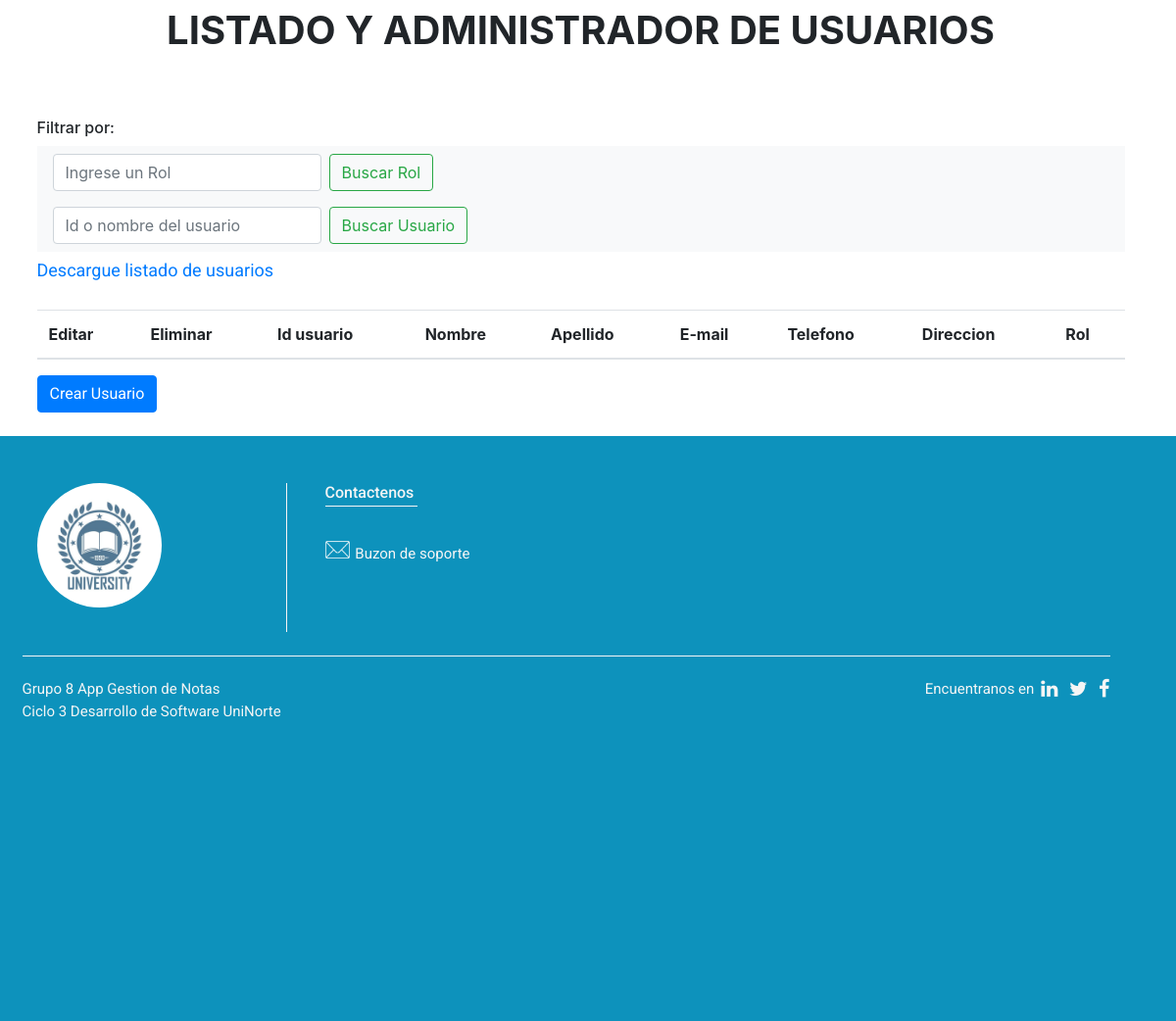
Page /administrador/gestionar-usuarios (lower part) on the earlier database version.
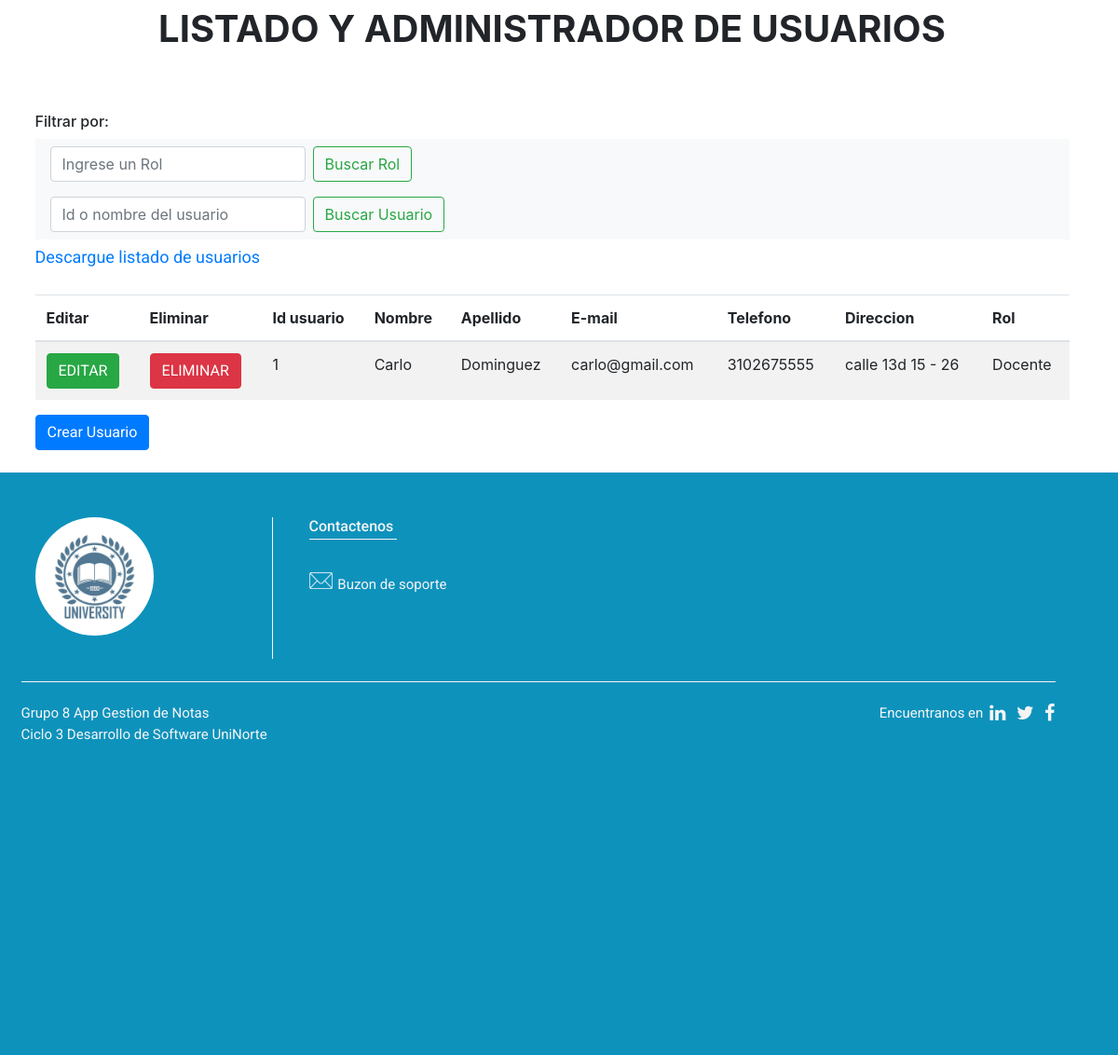
Same page on the later database version.
### tables this page shows
CREATE TABLE Usuarios (idUsuario INTEGER PRIMARY KEY AUTOINCREMENT NOT NULL, nombreUsuario VARCHAR (50) NOT NULL, apellidoUsuario VARCHAR (50) NOT NULL, correoUsuario VARCHAR (60) NOT NULL, telefonoUsuario INTEGER (10) NOT NULL, direccionUsuario VARCHAR (100) NOT NULL, password VARCHAR (100) NOT NULL, rol_id INTEGER REFERENCES Rol (idRol) NOT NULL);

### app.py (the view)
@app.route('/administrador/gestionar-usuarios')
def adminUsuario():
    listaUsuarios = Usuarios.get_all()
    if listaUsuarios:
        return render_template('administrador/admin_usuarios.html', listaUsuarios=listaUsuarios)
    return render_template('administrador/admin_usuarios.html')

### modelos/base_models.py (called while the page is built)
def conectarDb():
    try:
        conexion = sqlite3.connect('./db/appNotas.db')
        return conexion
    except Error as e:
        print("Fallo la coneccion a la base de datos Error:\n" + e)
    return None

def selectDb(_sql, args):
    try:
        conexion = conectarDb()
        if conexion:
            conexion.row_factory = dict_factory
            cursorObjeto = conexion.cursor()
            if args:
                cursorObjeto.execute(_sql, args)
            else:
                cursorObjeto.execute(_sql)
            filas = cursorObjeto.fetchall()
            cursorObjeto.close()
            conexion.close()
            return filas
        else:
            print("No se pudo conectar a la base de datos")
            return None
    except Error as e:
        print("Fallo al ejecutar el Select en la base de datos:\n" + e)
        return None

def dict_factory(cursor, row):
    d = {}
    for idx, col in enumerate(cursor.description):
        d[col[0]] = row[idx]
    return d

### modelos/classModels.py (called while the page is built)
    @staticmethod
    def get_all():
        return bm.selectDb("SELECT * FROM Usuarios", None)

### templates/administrador/admin_usuarios.html (shortened to what this page needs)
{% extends 'base.html' %}
{% block extras %}
    <link data-require="sweet-alert@*" data-semver="0.4.2" rel="stylesheet" href="https://cdnjs.cloudflare.com/ajax/libs/sweetalert/1.1.3/sweetalert.min.css" />
    <link rel="stylesheet" href="https://cdn.jsdelivr.net/npm/bootstrap@4.6.0/dist/css/bootstrap.min.css">
    <link rel="stylesheet" href="{{ url_for('static', filename='css/tablas.css') }}">
{% endblock %}
{% block menu %}
    {% include 'administrador/menu_admin.html' %}
{% endblock %}
{% block contenido %}
    {% include 'administrador/tablas/tbl_usuarios.html' %}
{% endblock %}

### templates/base.html (shortened to what this page needs)
<!DOCTYPE html>
<html lang="es">
<head>
    <link rel="stylesheet" href="{{ url_for('static', filename='css/base.css') }}">
    <link rel="stylesheet" href="https://maxcdn.bootstrapcdn.com/bootstrap/4.1.3/css/bootstrap.min.css">
    <link rel="stylesheet" href="https://cdnjs.cloudflare.com/ajax/libs/font-awesome/4.7.0/css/font-awesome.min.css">
      {% block extras %}
      {% endblock %}
</head>
<body>
    {% block menu %}
    {% endblock %}
            {% block contenido %}
            {% endblock %}
      </div>
   </div>
      {% include 'footer.html' %}
</body>
</html>

### templates/administrador/menu_admin.html (shortened to what this page needs)
   <div class="container-fluid">
    <div class="row">

### templates/administrador/tablas/tbl_usuarios.html (shortened to what this page needs)
<div class="container" id="tabla-standart">
    <h1>LISTADO Y ADMINISTRADOR DE USUARIOS</h1>
    <h6>Filtrar por:</h6>
    <nav class="navbar navbar-light bg-light">
        <form class="form-inline">
          <input class="form-control mr-sm-2" type="search" placeholder="Ingrese un Rol" aria-label="Search">
          <button class="btn btn-outline-success my-2 my-sm-0" type="submit">Buscar Rol</button>
        </form>
      </nav>
      <nav class="navbar navbar-light bg-light">
        <form class="form-inline">
          <input class="form-control mr-sm-2" type="search" placeholder="Id o nombre del usuario" aria-label="Search">
          <button class="btn btn-outline-success my-2 my-sm-0" type="submit">Buscar Usuario</button>
        </form>
      </nav>
    <a class="navbar-brand" href="#" style="font-size: 18px;">Descargue listado de usuarios
    </a>
    <table class="table table-striped" style="margin-top:2%">
        <thead>
        <tr>
            <th scope="col">Editar</th>
            <th scope="col">Eliminar</th>
            <th scope="col">Id usuario</th>
            <th scope="col">Nombre</th>
            <th scope="col">Apellido</th>
            <th scope="col">E-mail</th>
            <th scope="col">Telefono</th>
            <th scope="col">Direccion</th>
            <th scope="col">Rol</th>
        </tr>
        </thead>
        <tbody id="datavendedor">
          {% if listaUsuarios %}
            {% for item in listaUsuarios %}
            <tr>
                <th scope='row'>
                    <a id="btnCalificar" class="btn btn-success" href="{{url_for('editarUsuario')}}" role="button">EDITAR</a></th>
                <td><a id="btnCalificar" class="btn btn-danger" href="{{url_for('eliminarUsuario', idUsuario=item.idUsuario )}}" role="button">ELIMINAR</a></td>
                <td>{{ item.idUsuario }}</td>
                <td>{{ item.nombreUsuario }}</td>
                <td>{{ item.apellidoUsuario }}</td>
                <td>{{ item.correoUsuario }}</td>
                <td>{{ item.telefonoUsuario }}</td>
                <td>{{ item.direccionUsuario }}</td>
                {% if item.rol_id == 1 %}
                  <td>Docente</td>
                  {% endif %}
            </tr>
            {% endfor %}
          {% endif %}
        </tbody>
    </table>
    <a id="btnCalificar" class="btn btn-primary" href="{{url_for('crearUsuario')}}" role="button">Crear Usuario</a>
</div>

### templates/footer.html
<footer class="container-fluid bg-grey py-5">
    <div class="container">
       <div class="row">
          <div class="col-md-6">
             <div class="row">
                <div class="col-md-6 ">
                   <div class="logo-part">
                      <img src="{{ url_for('static', filename='img/logo.jpg') }}" class="w-50 logo-footer">
                   </div>
                </div>
                <div class="col-md-6 px-4">
                   <h6>Contactenos</h6>
                   <div id="e-mail">
                    <img src="{{ url_for('static', filename='img/email-white.png') }}" style=" width: 25px;" id="mail-logo">
                    <a href="#" id="soporte">
                      <p>Buzon de soporte</p>
                    </a>
                   </div>
                </div>
             </div>
          </div>
       </div>
       <br>
       <div id="line-up" class="row">
           <p>Grupo 8 App Gestion de Notas <br> Ciclo 3 Desarrollo de Software UniNorte</p>
           <div id="icons">
              <p>Encuentranos en  </p>
              <div class="social">
                 <a href="#"><i class="fa fa-linkedin" aria-hidden="true"></i></a>
                 <a href="#"><i class="fa fa-twitter" aria-hidden="true"></i></a>
                 <a href="#"><i class="fa fa-facebook" aria-hidden="true"></i></a>
              </div>
           </div>
       </div>
    </div>
</footer>

### static/css/base.css (style rules this page uses)
html { min-height: 100%; }
body { margin: 0px; margin-bottom: 40px; }
footer { color: #f5f5f5; position: absolute; width: 100%; margin-top: 2%; margin-bottom: 0%; }
footer p, a { font-size: 15px; font-family: 'Roboto', sans-serif; }
footer h6 { font-family: 'Roboto', sans-serif; margin-bottom: 40px; position: relative; }
footer h6:after { position: absolute; content:""; background: #f5f5f5; width: 40%; height: 1px; left: 0; bottom: -5px; }
.container-fluid { padding-left: 0px !important; }
.bg-grey { background: rgba(13, 146, 188, 1); height: 32%; }
.logo-footer { margin-bottom: 10%; border-radius: 50%; }
.social .fa { color: #f5f5f5; font-size: 20px; margin-left: 7px; }
.logo-part { border-right: 1px solid #f5f5f5; height: 100%; }
#line-up { border-top: 1px solid #f5f5f5; width: 100%; justify-content: space-between; padding-top: 2%; }
#icons { display: inline-flex; }
#e-mail { display: flex; align-items: baseline; margin-right: 1%; }
#mail-logo { margin-right: 2.5%; }
#soporte { color: #f5f5f5; }
.bg-light { background-color: darkgrey !important; }

### static/css/tablas.css (style rules this page uses)
h1 { font-weight: bold; text-align: center; margin-bottom: 6%; margin-top: 6%; text-align: center; }
#tabla-standart { padding-top: 1%; }

Differences in the rows shown:
added Usuarios: idUsuario "1", nombreUsuario "Carlo", apellidoUsuario "Dominguez", correoUsuario "carlo@gmail.com", telefonoUsuario "3102675555", direccionUsuario "calle 13d 15 - 26", shows "Docente"
